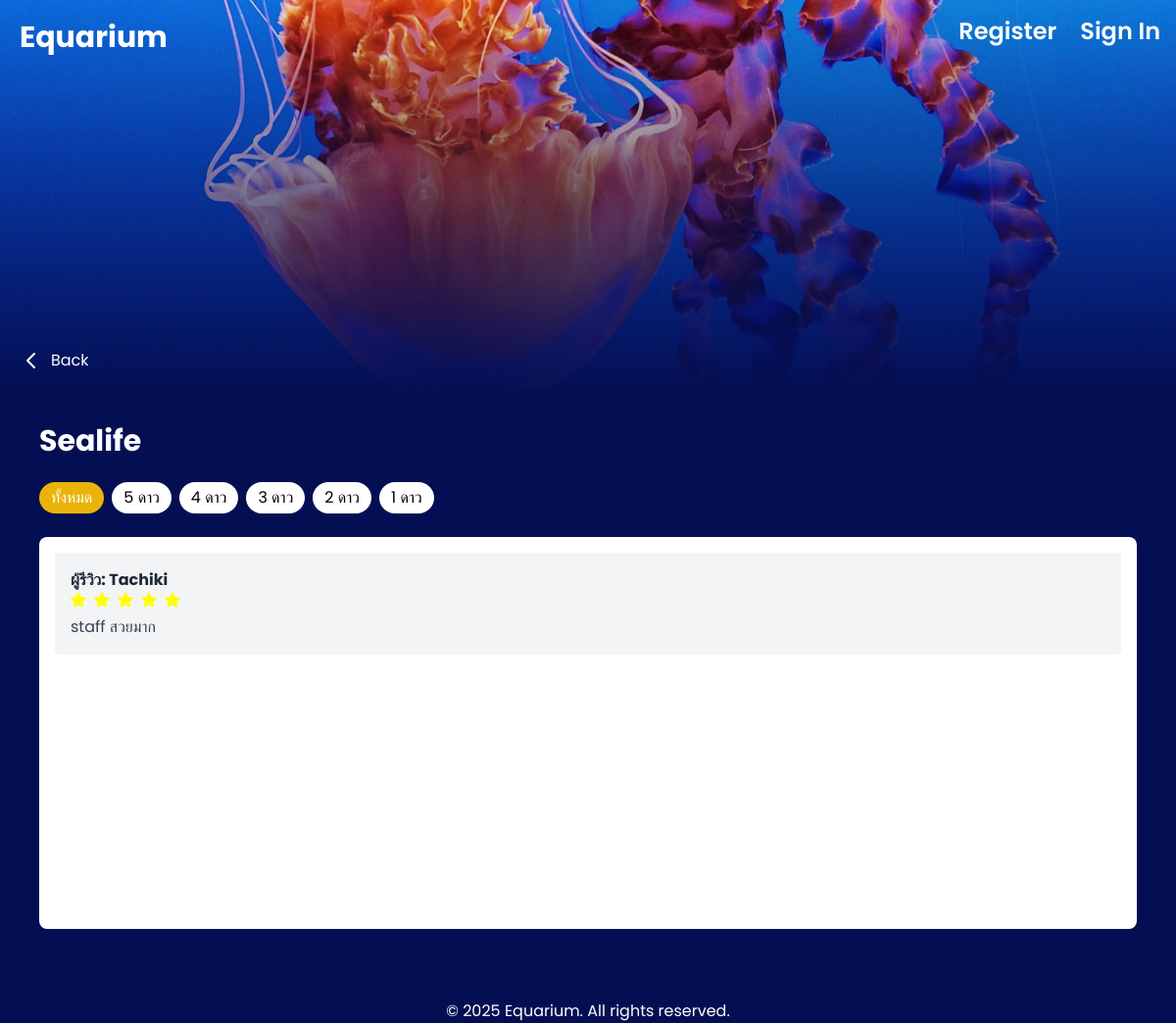
Page /Event/user_review.php?id=10 on the earlier database version.
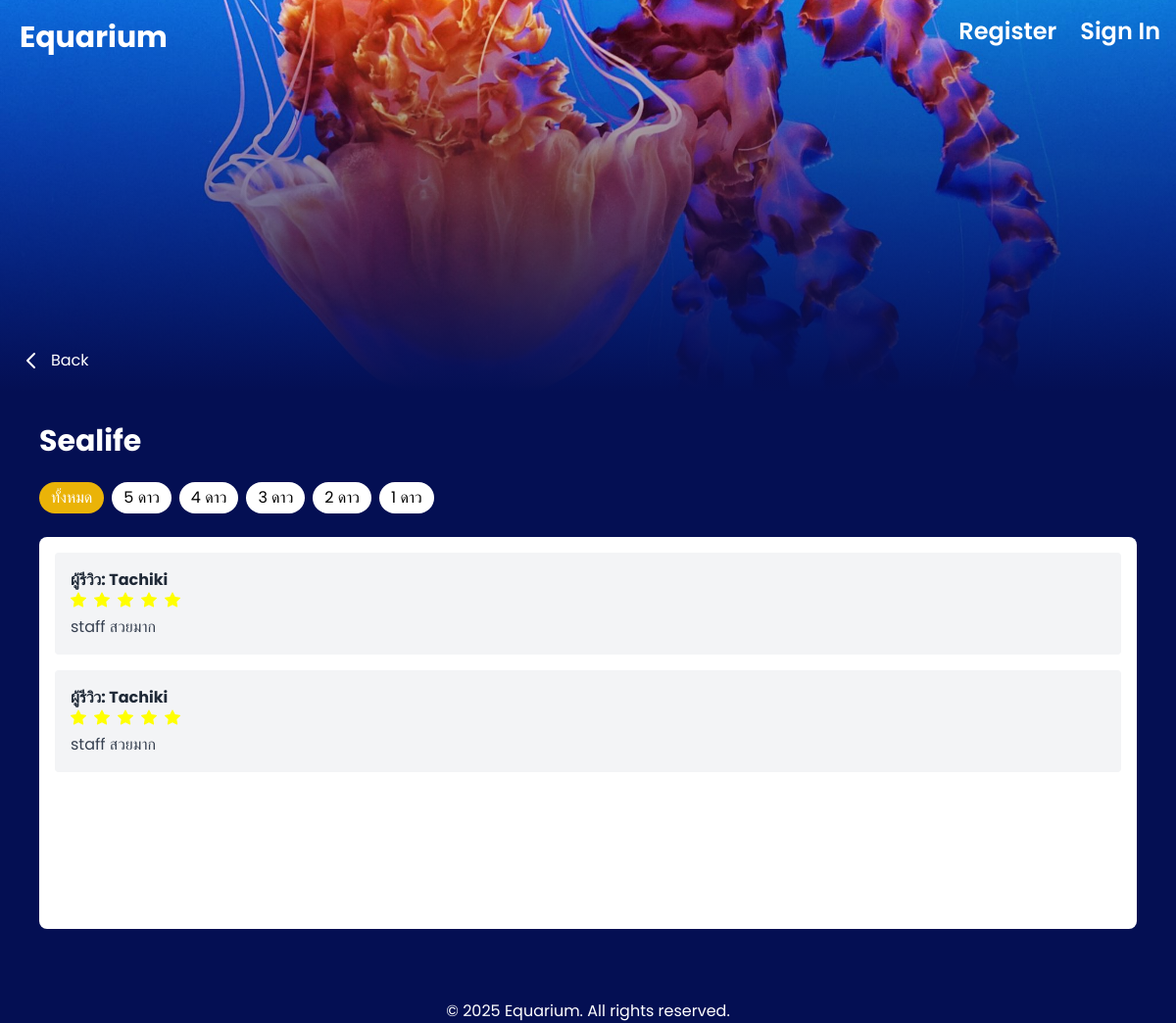
Same page on the later database version.
### tables this page shows
CREATE TABLE `review` (
  `id` int(11) NOT NULL,
  `user_id` int(11) NOT NULL,
  `content` text NOT NULL,
  `rating` int(11) NOT NULL,
  `created_at` timestamp NOT NULL DEFAULT CURRENT_TIMESTAMP,
  `event_id` int(11) DEFAULT NULL
);

CREATE TABLE `users` (
  `id` int(11) NOT NULL,
  `username` varchar(100) NOT NULL,
  `first_name` varchar(50) DEFAULT NULL,
  `last_name` varchar(50) DEFAULT NULL,
  `gender` varchar(15) DEFAULT NULL,
  `dob` date DEFAULT NULL,
  `email` varchar(150) NOT NULL,
  `password` varchar(255) NOT NULL,
  `position` char(1) NOT NULL DEFAULT 'm',
  `created_at` timestamp NOT NULL DEFAULT CURRENT_TIMESTAMP
);

### public_html/Event/user_review.php (the view, shortened to what this page needs)
<?php
include '../includes/navbar.php';
$event_id = isset($_GET['id']) ? intval($_GET['id']) : 0;
$conn = new mysqli('mysql', 'user', 'password', 'aquarium');
$sql = "SELECT * FROM events WHERE event_id = ?";
$stmt = $conn->prepare($sql);
$stmt->bind_param("i", $event_id);
$stmt->execute();
$result = $stmt->get_result();
$event = $result->fetch_assoc();
$rating_filter = isset($_GET['rating']) ? intval($_GET['rating']) : 0;
$sql_reviews = "SELECT r.*, u.first_name FROM review r JOIN users u ON r.user_id = u.id WHERE r.event_id = ?";
$selected_rating = isset($_GET['rating']) ? $_GET['rating'] : null;
$stmt_reviews = $conn->prepare($sql_reviews);
if ($rating_filter > 0) {
    $stmt_reviews->bind_param("ii", $event_id, $rating_filter);
} else {
    $stmt_reviews->bind_param("i", $event_id);
}
$stmt_reviews->execute();
$reviews = $stmt_reviews->get_result();
?>
<!DOCTYPE html>
<html lang="en">
<head>
  <script src="https://cdn.tailwindcss.com"></script>
</head>
<body class="bg-mainBlue min-h-screen text-white font-poppins">
<header class="relative h-[300px] md:h-[400px] bg-no-repeat bg-cover bg-center" style="background-image: url('<?php echo htmlspecialchars($event['image']); ?>');">
    <div class="absolute inset-0 bg-gradient-to-b from-transparent to-[#040F53]"></div>
    <div class="absolute top-5 left-5 z-50 flex items-center">
      <a href="../homepage/aquarium.php" class="text-white text-3xl font-bold">Equarium</a>
    </div>
    <div class="absolute bottom-5 left-5 z-50">
      <a href="Event.php" class="inline-flex items-center space-x-2 text-white hover:underline">
        <svg xmlns="http://www.w3.org/2000/svg" class="h-6 w-6" fill="none" viewBox="0 0 24 24" stroke="currentColor" stroke-width="2">
          <path stroke-linecap="round" stroke-linejoin="round" d="M15 19l-7-7 7-7" />
        </svg>
        <span>Back</span>
      </a>
    </div>
</header>
<main class="max-w-6xl mx-auto px-4 py-8">
  <h2 class="text-3xl font-bold mb-6"><?php echo htmlspecialchars($event['name']); ?></h2>
  <div class="flex flex-wrap gap-2 mb-6">
    <a href="?id=<?php echo $event_id; ?>" class="bg-white text-black px-3 py-1 rounded-full cursor-pointer <?php echo ($selected_rating == 0) ? 'bg-yellow-500 text-white' : ''; ?>">ทั้งหมด</a>
    <?php for ($i = 5; $i >= 1; $i--): ?>
  <a href="?id=<?php echo $event_id; ?>&rating=<?php echo $i; ?>"
     class=" <?php echo ($selected_rating == $i) ? 'bg-blue-600 text-white rounded-full px-3 py-1' : 'bg-white text-black px-3 py-1 rounded-full cursor-pointer'; ?>">
     <?php echo $i; ?> ดาว
  </a>
<?php endfor; ?>
  </div>
  <div class="bg-white text-black rounded-lg p-4 h-[400px] overflow-y-auto">
    <?php if ($reviews->num_rows > 0): ?>
      <?php while ($review = $reviews->fetch_assoc()): ?>
        <div class="p-4 bg-gray-100 rounded mb-4">
          <h3 class="font-bold text-gray-800">ผู้รีวิว: <?php echo htmlspecialchars($review['first_name']); ?></h3>
          <div class="flex items-center space-x-2">
            <?php for ($i = 1; $i <= 5; $i++): ?>
              <svg xmlns="http://www.w3.org/2000/svg" width="16" height="16" fill="<?php echo ($review['rating'] >= $i) ? 'yellow' : 'gray'; ?>" viewBox="0 0 16 16">
                <path d="M3.612 15.443c-.386.198-.824-.149-.746-.592l.83-4.73L.173 6.765c-.329-.314-.158-.888.283-.95l4.898-.696L7.538.792c.197-.39.73-.39.927 0l2.184 4.327 4.898.696c.441.062.612.636.282.95l-3.522 3.356.83 4.73c.078.443-.36.79-.746.592L8 13.187l-4.389 2.256z"></path>
              </svg>
            <?php endfor; ?>
          </div>
          <p class="text-gray-700 mt-2"><?php echo htmlspecialchars($review['content']); ?></p>
        </div>
      <?php endwhile; ?>
    <?php else: ?>
      <p class="text-gray-700">ยังไม่มีรีวิวสำหรับกิจกรรมนี้</p>
    <?php endif; ?>
  </div>
</main>
<footer class="mt-8">
  <div class="flex justify-center items-center">
    <p class="text-center text-white mt-2">&copy; 2025 Equarium. All rights reserved.</p>
  </div>
</footer>
</body>
</html>

Differences in the rows shown:
added review: user.first_name "Tachiki", rating 5 (drawn), content "staff สวยมาก"
